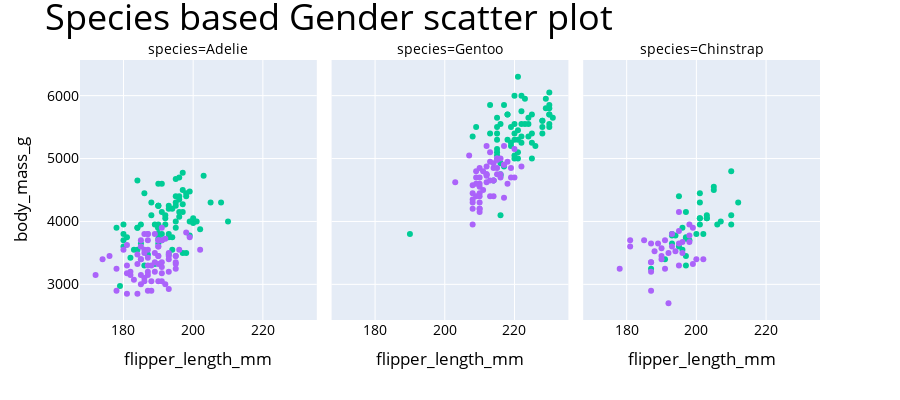

The code cell stored with this chart in its notebook:
### Code cell
## plot based on gender
fig = px.scatter(data_frame=data, x='flipper_length_mm' , y = 'body_mass_g', 
                 facet_col='species', color='sex',
                 color_discrete_map={'Male':'darkblue','Female':'deeppink'}
                 )
fig.update_layout(showlegend = False,height=400,title='Species based Gender scatter plot', 
                   titlefont = dict(size =36, color='black', family='Open Sans',), 
                   font=dict(size=14,color='black'))
fig.show()

### Figure 1 — Plotly figure (JSON) as saved in the notebook; plotly's stock layout.template omitted (floating-point values rounded to 4 significant figures)
{"data": [{"hovertemplate": "sex=male<br>species=Adelie<br>flipper_length_mm=%{x}<br>body_mass_g=%{y}<extra></extra>", "legendgroup": "male", "marker": {"color": "#00cc96", "symbol": "circle"}, "mode": "markers", "name": "male", "orientation": "v", "showlegend": true, "type": "scatter", "x": [181, 190, 190, 195, 193, 190, 186, 180, 191, 198, 197, 194, 180, 185, 180, 183, 180, 178, 184, 196, 190, 184, 195, 196, 190, 182, 179, 191, 188, 200, 191, 193, 194, 195, 192, 192, 188, 198, 190, 197, 195, 184, 195, 196, 193, 194, 190, 189, 205, 186, 208, 196, 192, 203, 190, 184, 190, 197, 191, 197, 196, 199, 189, 198, 202, 199, 195, 210, 197, 199, 190, 200, 193, 187, 190, 185, 190, 193, 201], "xaxis": "x", "y": [3750, 3800, 3650, 4675, 3475, 4250, 3300, 3700, 3800, 4400, 4500, 4200, 3600, 3950, 3800, 3550, 3950, 3900, 3900, 4150, 3950, 4650, 3900, 4400, 4600, 3425, 2975, 4150, 4300, 4050, 3700, 3800, 3750, 4400, 4050, 3950, 4100, 4450, 3900, 4150, 4250, 3900, 4000, 4700, 4200, 3550, 3800, 3950, 4300, 4450, 4300, 4350, 4100, 4725, 4250, 3550, 3900, 4775, 4600, 4275, 4075, 3775, 3325, 3500, 3875, 4000, 4300, 4000, 3500, 4475, 3900, 3975, 4250, 3475, 3725, 3650, 4250, 3750, 4000], "yaxis": "y"}, {"hovertemplate": "sex=male<br>species=Gentoo<br>flipper_length_mm=%{x}<br>body_mass_g=%{y}<extra></extra>", "legendgroup": "male", "marker": {"color": "#00cc96", "symbol": "circle"}, "mode": "markers", "name": "male", "orientation": "v", "showlegend": false, "type": "scatter", "x": [230, 218, 215, 219, 215, 216, 213, 217, 221, 222, 218, 215, 215, 216, 215, 220, 222, 230, 220, 219, 208, 225, 216, 222, 225, 215, 220, 225, 220, 220, 224, 221, 231, 230, 214, 229, 223, 221, 221, 230, 220, 223, 221, 224, 228, 218, 230, 228, 224, 226, 216, 225, 228, 228, 216, 215, 219, 209, 229, 230, 230, 217, 222, 190, 222, 213], "xaxis": "x2", "y": [5700, 5700, 5400, 5200, 5150, 5550, 5850, 5850, 6300, 5350, 5700, 5050, 5100, 4100, 5650, 5550, 5250, 6050, 5400, 5250, 5350, 5700, 4750, 5550, 5400, 5300, 5300, 5000, 5050, 5000, 5550, 5300, 5650, 5700, 4650, 5800, 5550, 5000, 5100, 5800, 6000, 5950, 5450, 5350, 5600, 5300, 5550, 5400, 5650, 5200, 4925, 5250, 5600, 5500, 4725, 5500, 5500, 5500, 5950, 5500, 5850, 4875, 6000, 3800, 5750, 5400], "yaxis": "y2"}, {"hovertemplate": "sex=male<br>species=Chinstrap<br>flipper_length_mm=%{x}<br>body_mass_g=%{y}<extra></extra>", "legendgroup": "male", "marker": {"color": "#00cc96", "symbol": "circle"}, "mode": "markers", "name": "male", "orientation": "v", "showlegend": false, "type": "scatter", "x": [196, 193, 197, 197, 198, 194, 201, 201, 197, 195, 191, 193, 197, 200, 205, 201, 203, 195, 210, 205, 210, 196, 201, 212, 187, 201, 203, 197, 203, 202, 206, 207, 193, 210], "xaxis": "x3", "y": [3900, 3650, 3725, 3750, 3700, 3775, 4050, 4050, 3300, 4400, 3400, 3800, 4150, 3800, 4550, 4300, 4100, 3600, 4800, 4500, 3950, 3550, 4450, 4300, 3250, 3950, 4050, 3450, 4050, 3800, 3950, 4000, 3775, 4100], "yaxis": "y3"}, {"hovertemplate": "sex=female<br>species=Adelie<br>flipper_length_mm=%{x}<br>body_mass_g=%{y}<extra></extra>", "legendgroup": "female", "marker": {"color": "#ab63fa", "symbol": "circle"}, "mode": "markers", "name": "female", "orientation": "v", "showlegend": true, "type": "scatter", "x": [186, 195, 193, 181, 182, 185, 195, 184, 174, 189, 187, 187, 172, 178, 188, 195, 180, 181, 182, 186, 185, 190, 186, 190, 187, 186, 181, 185, 185, 184, 195, 190, 190, 196, 190, 191, 187, 189, 187, 191, 189, 190, 202, 185, 187, 190, 178, 192, 183, 193, 199, 181, 198, 193, 191, 188, 189, 187, 176, 186, 191, 191, 190, 193, 187, 191, 185, 193, 188, 192, 184, 195, 187], "xaxis": "x", "y": [3800, 3250, 3450, 3625, 3200, 3700, 3450, 3325, 3400, 3800, 3800, 3200, 3150, 3250, 3300, 3325, 3550, 3300, 3150, 3100, 3000, 3450, 3500, 3450, 2900, 3550, 2850, 3150, 3600, 2850, 3350, 3050, 3600, 3550, 3700, 3700, 3550, 3200, 3800, 3350, 3500, 3600, 3550, 3400, 3300, 3700, 2900, 3725, 3075, 2925, 3750, 3175, 3825, 3200, 3900, 2900, 3350, 3150, 3450, 3050, 3275, 3050, 3325, 3500, 3425, 3175, 3400, 3400, 3050, 3000, 3475, 3450, 3700], "yaxis": "y"}, {"hovertemplate": "sex=female<br>species=Gentoo<br>flipper_length_mm=%{x}<br>body_mass_g=%{y}<extra></extra>", "legendgroup": "female", "marker": {"color": "#ab63fa", "symbol": "circle"}, "mode": "markers", "name": "female", "orientation": "v", "showlegend": false, "type": "scatter", "x": [211, 210, 210, 211, 209, 214, 214, 210, 210, 209, 215, 213, 215, 210, 209, 207, 220, 213, 208, 208, 210, 217, 210, 213, 210, 210, 217, 208, 208, 208, 214, 219, 220, 216, 217, 216, 209, 215, 212, 212, 212, 218, 212, 218, 212, 214, 222, 203, 219, 215, 210, 208, 216, 213, 217, 214, 215, 212], "xaxis": "x2", "y": [4500, 4450, 4550, 4800, 4400, 4650, 4650, 4200, 4150, 4800, 5000, 4400, 5000, 4600, 4700, 5050, 5150, 4950, 4350, 3950, 4300, 4900, 4200, 5100, 4850, 4400, 4900, 4300, 4450, 4200, 4400, 4700, 4700, 4750, 5200, 4700, 4600, 4750, 4625, 4725, 4750, 4600, 4875, 4950, 4750, 4850, 4875, 4625, 4850, 4975, 4700, 4575, 5000, 4650, 4375, 4925, 4850, 5200], "yaxis": "y2"}, {"hovertemplate": "sex=female<br>species=Chinstrap<br>flipper_length_mm=%{x}<br>body_mass_g=%{y}<extra></extra>", "legendgroup": "female", "marker": {"color": "#ab63fa", "symbol": "circle"}, "mode": "markers", "name": "female", "orientation": "v", "showlegend": false, "type": "scatter", "x": [192, 188, 198, 178, 195, 193, 185, 190, 181, 190, 181, 187, 195, 200, 191, 187, 187, 199, 195, 192, 187, 196, 196, 190, 198, 199, 193, 187, 191, 194, 189, 195, 202, 198], "xaxis": "x3", "y": [3500, 3525, 3950, 3250, 4150, 3800, 3700, 3575, 3700, 3450, 3600, 2900, 3300, 3400, 3700, 3200, 3350, 3900, 3850, 2700, 3650, 3500, 3675, 3400, 3675, 3325, 3600, 3350, 3250, 3525, 3650, 3650, 3400, 3775], "yaxis": "y3"}], "layout": {"annotations": [{"font": {}, "showarrow": false, "text": "species=Adelie", "x": 0.16, "xanchor": "center", "xref": "paper", "y": 1, "yanchor": "bottom", "yref": "paper"}, {"font": {}, "showarrow": false, "text": "species=Gentoo", "x": 0.5, "xanchor": "center", "xref": "paper", "y": 1, "yanchor": "bottom", "yref": "paper"}, {"font": {}, "showarrow": false, "text": "species=Chinstrap", "x": 0.84, "xanchor": "center", "xref": "paper", "y": 1, "yanchor": "bottom", "yref": "paper"}], "font": {"color": "black", "size": 14}, "height": 400, "legend": {"title": {"text": "sex"}, "tracegroupgap": 0}, "margin": {"t": 60}, "showlegend": false, "title": {"font": {"color": "black", "family": "Open Sans", "size": 36}, "text": "Species based Gender scatter plot"}, "xaxis": {"anchor": "y", "domain": [0, 0.32], "title": {"text": "flipper_length_mm"}}, "xaxis2": {"anchor": "y2", "domain": [0.34, 0.66], "matches": "x", "title": {"text": "flipper_length_mm"}}, "xaxis3": {"anchor": "y3", "domain": [0.68, 1.0], "matches": "x", "title": {"text": "flipper_length_mm"}}, "yaxis": {"anchor": "x", "domain": [0, 1], "title": {"text": "body_mass_g"}}, "yaxis2": {"anchor": "x2", "domain": [0, 1], "matches": "y", "showticklabels": false}, "yaxis3": {"anchor": "x3", "domain": [0, 1], "matches": "y", "showticklabels": false}}}
